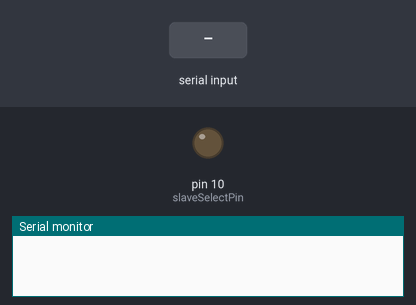
A sketch run on a simulated Arduino Uno, built with avr-gcc and run on an emulated ATmega328P. On the bench: output pins drawn as LEDs (lit = HIGH), the last lines printed to the serial monitor. The test bench sets the inputs (shaded band).

Above: at 1.2 s.
1.3 s: "90,45\n" received over Serial
At 2.6 s:
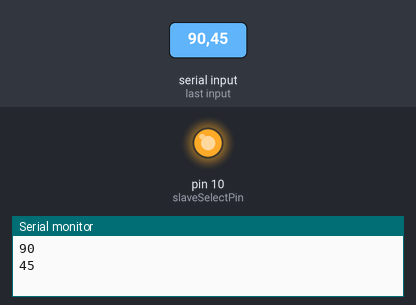
Timing chart, 0 to 4.3 s (numbered marks = the images above; inputs shaded):
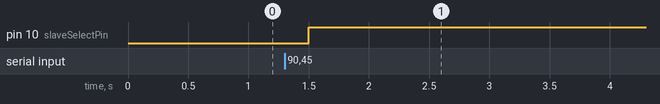

The sketch:

DigitalPotSerial.ino
```cpp
//test avec un MCP41050

// inslude the SPI library:
#include <SPI.h>

// set pin 10 as the slave select for the digital pot:
const int slaveSelectPin = 10;

void setup() {
  // set the slaveSelectPin as an output:
  pinMode (slaveSelectPin, OUTPUT);
  // initialize SPI:
  SPI.begin();
  Serial.begin(9600);
}

void loop() {
  int integer = 0;
  if (Serial.available() > 0) {

    integer = Serial.parseInt();
    digitalPotWrite(17, integer); //selon pdf address 00010001 --> 17 DEC
    Serial.println(integer);
   }


 delay(500);
}

int digitalPotWrite(int address, int value) {
  // take the SS pin low to select the chip:
  digitalWrite(slaveSelectPin,LOW);
  //  send in the address and value via SPI:
  SPI.transfer(address);
  SPI.transfer(value);
  // take the SS pin high to de-select the chip:
  digitalWrite(slaveSelectPin,HIGH);
}
```

Measured:
- after the input at 1.3 s, pin 10 (slaveSelectPin): LOW → HIGH after 0.20 s
